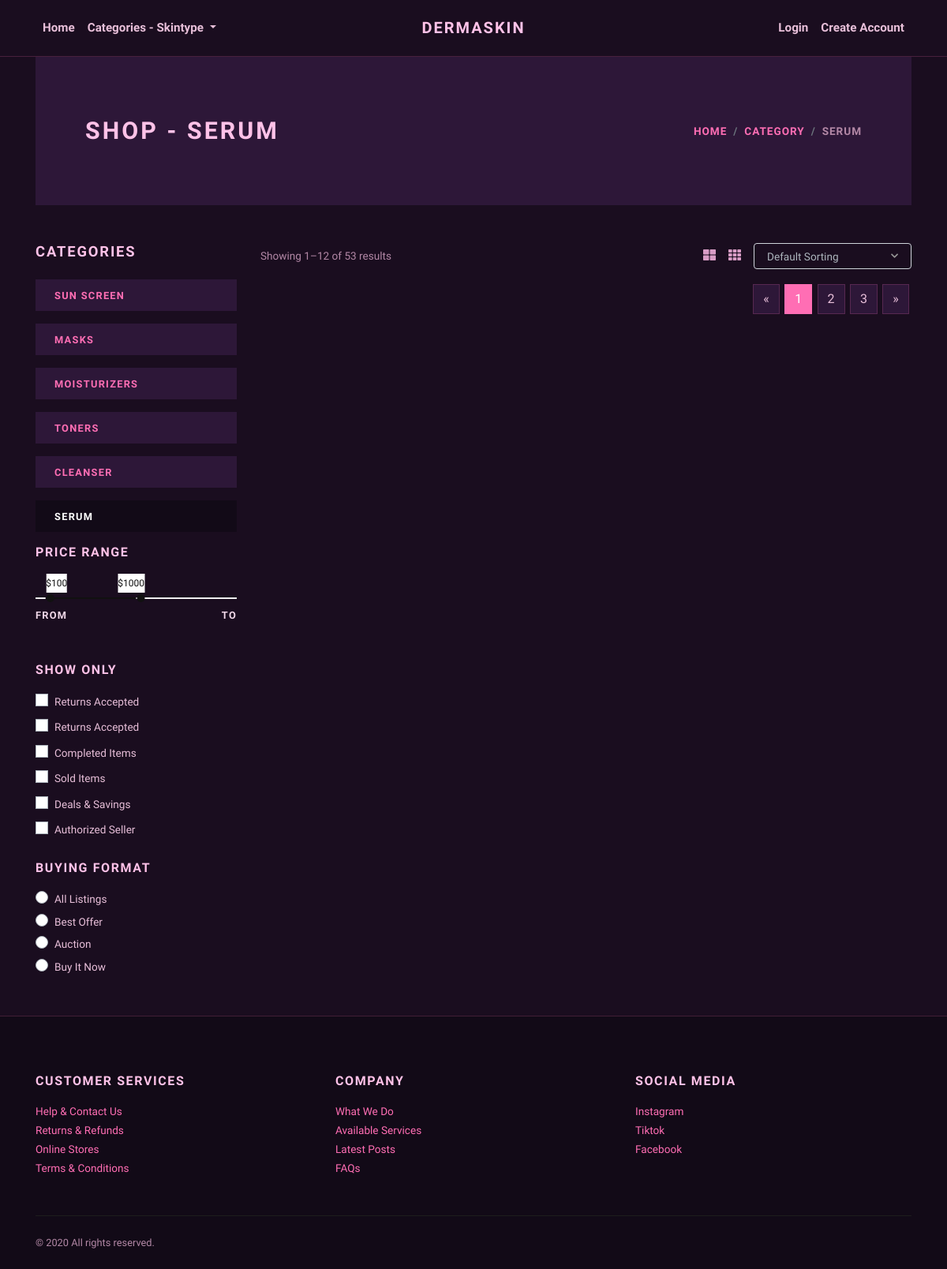
Page /category/serum/ on the earlier database version.
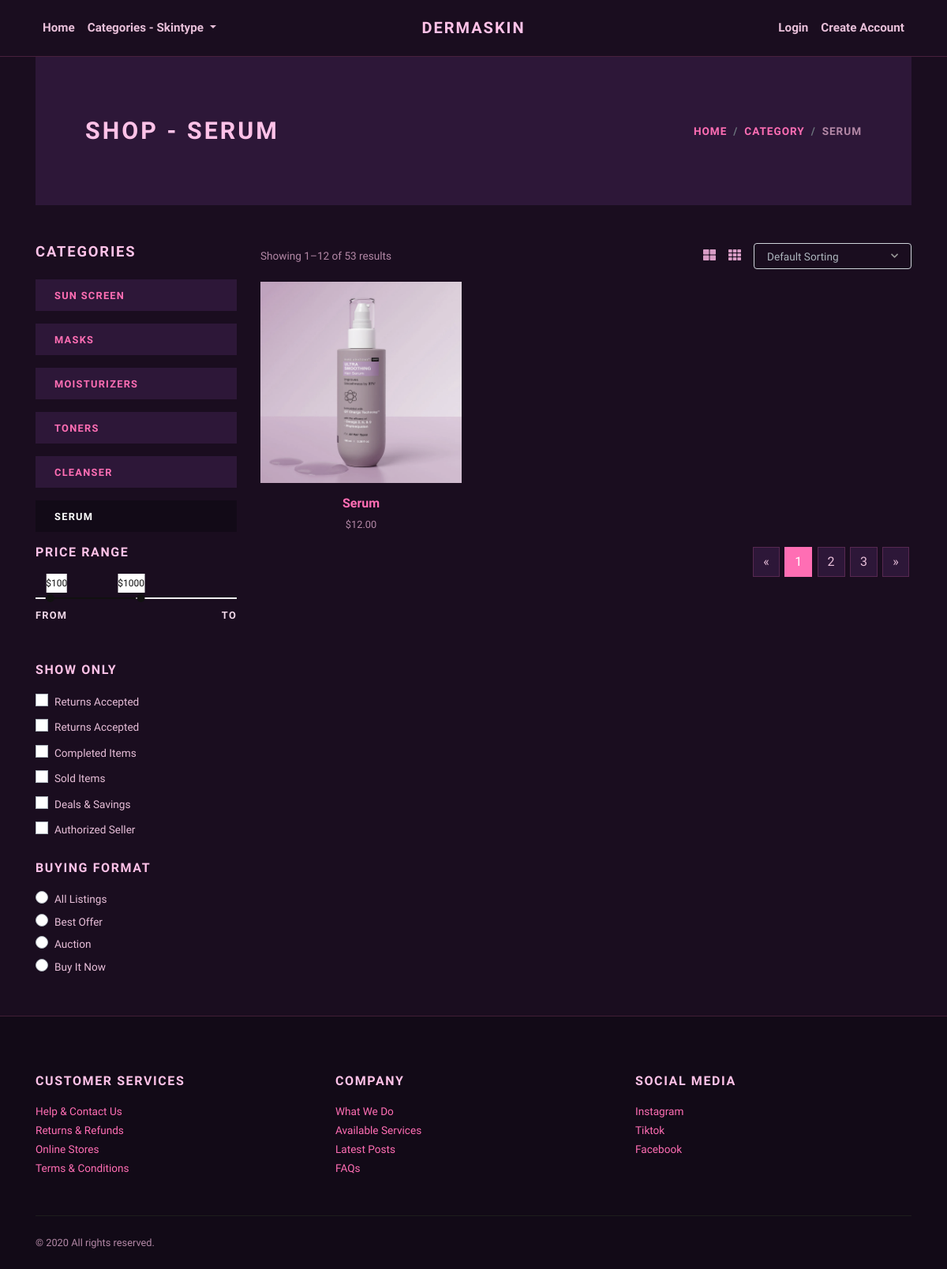
Same page on the later database version.
### store/models.py (models this page shows, shortened)
class Category(models.Model):
    title = models.CharField(max_length=50, verbose_name="Category Title")
    slug = models.SlugField(max_length=55, verbose_name="Category Slug")
    description = models.TextField(blank=True, verbose_name="Category Description")
    category_image = models.ImageField(upload_to='category', blank=True, null=True, verbose_name="Category Image")
    is_active = models.BooleanField(verbose_name="Is Active?")
    is_featured = models.BooleanField(verbose_name="Is Featured?")
    created_at = models.DateTimeField(auto_now_add=True, verbose_name="Created Date")
    updated_at = models.DateTimeField(auto_now=True, verbose_name="Updated Date")
    class Meta:
        verbose_name_plural = 'Categories'
        ordering = ('-created_at', )

class Product(models.Model):
    title = models.CharField(max_length=150, verbose_name="Product Title")
    slug = models.SlugField(max_length=160, verbose_name="Product Slug")
    sku = models.CharField(max_length=255, unique=True, verbose_name="Unique Product ID (SKU)")
    short_description = models.TextField(verbose_name="Short Description")
    detail_description = models.TextField(blank=True, null=True, verbose_name="Detail Description")
    product_image = models.ImageField(upload_to='product', blank=True, null=True, verbose_name="Product Image")
    price = models.DecimalField(max_digits=8, decimal_places=2)
    category = models.ForeignKey(Category, verbose_name="Product Categoy", on_delete=models.CASCADE)
    is_active = models.BooleanField(verbose_name="Is Active?")
    is_featured = models.BooleanField(verbose_name="Is Featured?")
    created_at = models.DateTimeField(auto_now_add=True, verbose_name="Created Date")
    updated_at = models.DateTimeField(auto_now=True, verbose_name="Updated Date")
    class Meta:
        verbose_name_plural = 'Products'
        ordering = ('-created_at', )

### store/views.py (the view)
# urls.py: path('category/<slug:slug>/', views.category_products, name="category-products"),
def category_products(request, slug):
    category = get_object_or_404(Category, slug=slug)
    products = Product.objects.filter(is_active=True, category=category)
    categories = Category.objects.filter(is_active=True)
    return render(request, 'store/category_products.html', {
        'category': category,
        'products': products,
        'categories': categories,
    })

### store/context_preprocessors.py (called while the page is built)
def store_menu(request):
    categories = Category.objects.filter(is_active=True)
    context = {
        'categories_menu': categories,
    }
    return context

def cart_menu(request):
    if request.user.is_authenticated:
        cart_items= Cart.objects.filter(user=request.user)
        context = {
            'cart_items': cart_items,
        }
    else:
        context = {}
    return context

### templates/store/category_products.html (shortened to what the changed rows need)
{% extends 'base.html' %}
{% load static %}
    {% block content %}
      <div class="container">
        <section class="py-5 bg-light">
          <div class="container">
            <div class="row px-4 px-lg-5 py-lg-4 align-items-center">
              <div class="col-lg-6">
                <h1 class="h2 text-uppercase mb-0">Shop - {{category.title}}</h1>
              </div>
              <div class="col-lg-6 text-lg-right">
                <nav aria-label="breadcrumb">
                  <ol class="breadcrumb justify-content-lg-end mb-0 px-0">
                    <li class="breadcrumb-item"><a href="{% url 'store:home' %}">Home</a></li>
                    <li class="breadcrumb-item"><a href="{% url 'store:all-categories' %}">Category</a></li>
                    <li class="breadcrumb-item active" aria-current="page">{{category.title}}</li>
                  </ol>
                </nav>
              </div>
            </div>
          </div>
        </section>
        <section class="py-5">
          <div class="container p-0">
            <div class="row">
              <div class="col-lg-3 order-2 order-lg-1">
                {% if categories %}
                  {% for cat in categories %}
                    <a href="{% url 'store:category-products' cat.slug %}">
                      <div class="py-2 px-4 {% if category == cat %}bg-dark text-white {% else %}bg-light{% endif %} mb-3">
                        <strong class="small text-uppercase font-weight-bold">{{cat.title}}</strong>
                      </div>
                    </a>
                  {% endfor %}
                {% endif %}
              </div>
              <div class="col-lg-9 order-1 order-lg-2 mb-5 mb-lg-0">
                <div class="row">
                  {% if products %}
                    {% for product in products %}
                      <div class="col-lg-4 col-sm-6">
                        <div class="product text-center">
                          <div class="mb-3 position-relative">
                            <a class="d-block" href="{% url 'store:product-detail' product.slug %}">
                              {% if product.product_image %}
                                <img class="img-fluid w-100" src="{{product.product_image.url}}" alt="{{product.title}}">
                              {% else %}
                                <img class="img-fluid w-100" src="{% static 'img/product-1.jpg' %}" alt="{{product.title}}">
                              {% endif %}
                            </a>
                          </div>
                          <h6> <a class="reset-anchor" href="{% url 'store:product-detail' product.slug %}">{{product.title}}</a></h6>
                          <p class="small text-muted">${{product.price}}</p>
                        </div>
                      </div>
                    {% endfor %}
                  {% endif %}
                </div>
              </div>
            </div>
          </div>
        </section>
      </div>
      {% endblock content %}

Differences in the rows shown:
added Product: product_image (picture), title "Serum", price "12.00"
